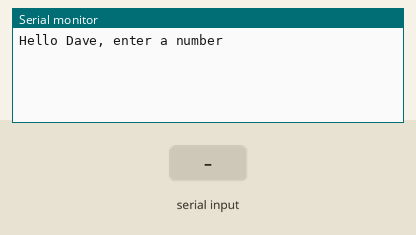
A sketch run on a simulated Arduino Uno, built with avr-gcc and run on an emulated ATmega328P. Shown: the last lines printed to the serial monitor. Inputs (shaded band) come from the test bench.

Above: at 1.2 s.
1.3 s: "90,45\n" received over Serial
At 2.6 s:
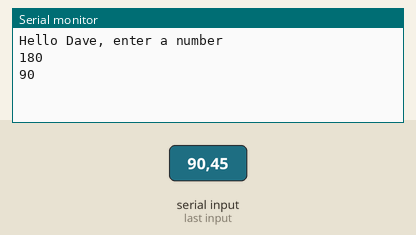
3.8 s: "30,150\n" received over Serial
At 5.7 s:
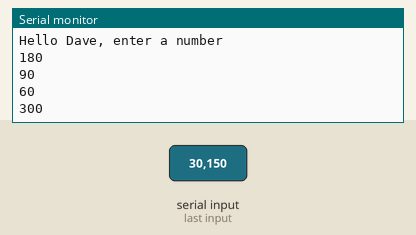
Timing chart, 0 to 7.2 s (numbered marks = the images above; inputs shaded):
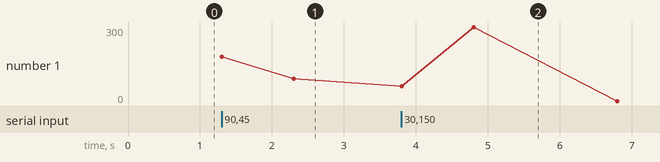

Measured:
- after the input at 1.3 s, the serial monitor: prints a new line at once (image 1)
- after the input at 3.8 s, the serial monitor: prints a new line at once (image 2)

The sketch:

serialMonitor.ino
```cpp
//Printing text to the Screen
int value;

void setup()
{
  Serial.begin(9600);
  Serial.println("Hello Dave, enter a number");
}
void loop()
{
  char ch; // defining a variable type "char" which means character.
    if (Serial.available()>0) //wait for the user to type something
    {
      value = Serial.parseInt(); //convert character to an integer called value
      Serial.println(value * 2);
      delay(1000);
    }

}
```
